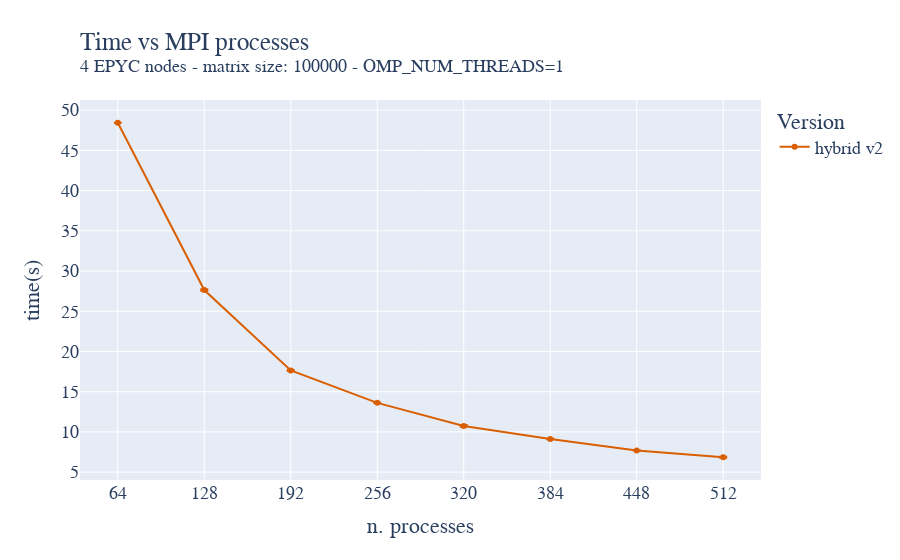

Notebook cell for this chart:
### Code cell
fig = go.Figure()

fig.add_trace(go.Scatter(x=strong_MPI_epyc_hybrid_static_big_grid_avg["size"]["mean"], y=strong_MPI_epyc_hybrid_static_big_grid_avg["time"]["mean"], name='hybrid v2',
                         error_y=dict(
                             type="data",
                             array=strong_MPI_epyc_hybrid_static_big_grid_avg["time"]["std"],
                             visible=True)))
fig.update_layout(
    title=go.layout.Title(
        text="Time vs MPI processes<br><sup>4 EPYC nodes - matrix size: 100000 - OMP_NUM_THREADS=1</sup>",
        xref="paper",
        x=0,
    ),
    xaxis_title="n. processes",
    xaxis = dict(
        tickmode = 'linear',
        tick0 = '0',
        dtick = '64'
    ),
    yaxis_title="time(s)",
    legend_title="Version",
    showlegend=True,
    font=dict(
        family="Courier New, monospace",
        size=18,
    ),
    colorway=["#d95f02"]

)
fig.show()
fig.write_image("/home/andres/hpc/Foundations_of_HPC_2022/Assignment/my_assignment/report/images/strong_MPI_epyc_hybrid_big_grid.pdf", height=500, width=1000)

### Figure 1 — Plotly figure (JSON) as saved in the notebook; plotly's stock layout.template omitted (floating-point values rounded to 4 significant figures)
{"data": [{"error_y": {"array": [0.01275, 0.08743, 0.06407, 0.006509, 0.1115, 0.04578, 0.01549, 0.04748], "type": "data", "visible": true}, "name": "hybrid v2", "type": "scatter", "x": [64, 128, 192, 256, 320, 384, 448, 512], "y": [48.44, 27.64, 17.64, 13.61, 10.74, 9.119, 7.7, 6.85]}], "layout": {"colorway": ["#d95f02"], "font": {"family": "Courier New, monospace", "size": 18}, "legend": {"title": {"text": "Version"}}, "showlegend": true, "title": {"text": "Time vs MPI processes<br><sup>4 EPYC nodes - matrix size: 100000 - OMP_NUM_THREADS=1</sup>", "x": 0, "xref": "paper"}, "xaxis": {"dtick": "64", "tick0": "0", "tickmode": "linear", "title": {"text": "n. processes"}}, "yaxis": {"title": {"text": "time(s)"}}}}
